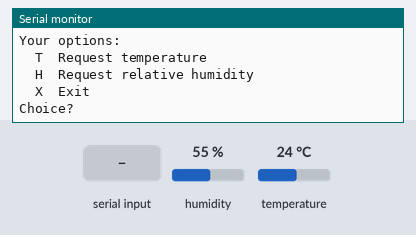
A sketch run on a simulated Arduino Uno, built with avr-gcc and run on an emulated ATmega328P. Parts: the last lines printed to the serial monitor. Inputs (shaded band) come from the test bench; at power-on: humidity 55 %, temperature 24 °C.

Above: at 1.2 s.
1.3 s: "T\n" received over Serial
At 1.7 s:
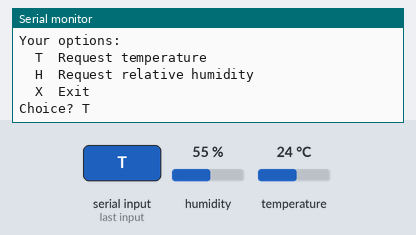
2.8 s: "H\n" received over Serial
At 4.0 s:
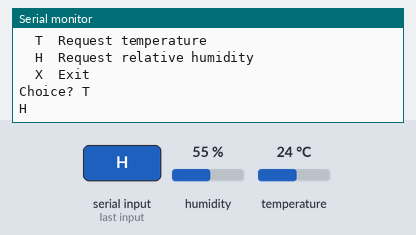
4.3 s: "?\n" received over Serial
At 5.2 s:
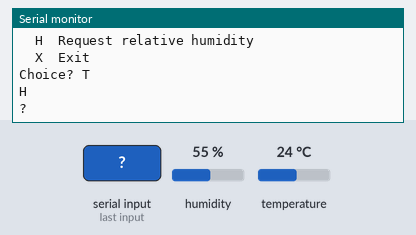
5.8 s: "X\n" received over Serial
At 6.4 s:
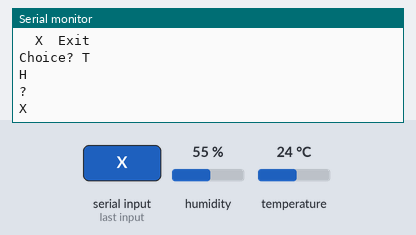
7.3 s: "1\n" received over Serial
At 8.7 s:
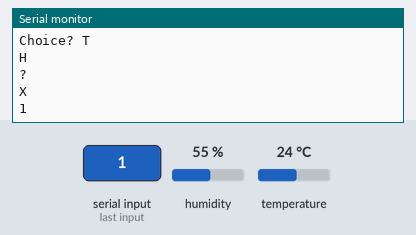

The sketch:

ETHOS-e_1.ino
```cpp
/*
  ***********************************************************************************
  *    This code was created by : Mina Waheeb
  *    Date created             : 2/04/2022
  *    Date last modified       : 2/17/2022
  *    modifications            :
  *
  ***********************************************************************************

  The Electronic Temperature & Humidity Observation System (ETHOS)

  ETHOS gathers temperature and relative humidity information using:
    -NodeMCU
    -Si7021
    -LCD backpack
    -external 5v power supply
    -PuTTy software for remote users

    ETHOS, the Electronic Temperature & Humidity Observation System.
    Gathers temperature and relative humidity information from
    an Si7021 I2C-based temperature-humidity sensor and continuously
    displays the results on an I2C-based 1602A 16x2LCD display.
    ETHOS gathers updated sensor information every 5s interval.
    ETHOS is also capable of providing temperature and humidity
    information to remote users interactively via RS232 (PuTTy)
*/
#include "Wire.h" // lib for I2C
#include "SparkFun_Si7021_Breakout_Library.h"  // lib for Si7021 Temp and Humid

/*************************************************************************************************
 *                              pre-dec for Si7021 Temp and Humid
**************************************************************************************************/
float humidity = 0; // humid float var
float tempf = 0;    // temp float var

Weather sensor;     // Instance of temp and humidity sensor
/*************************************************************************************************/

/**************************************************************************************************
 *                                        PuTTy setup
**************************************************************************************************/
char response;          // var for storing line char
char responseUpperCase; // var for storing upper case converted chars

char serialArray[100];  // array to detect \r or Enter key press
int arrayInc = 0;       // array incrementer

bool exitBit = 0;       // bool exit condition, if == 1 remote user selected 'X' Exit
void exit_puTTy();      // exit putty func is what changes the exitBit from 0 to 1
/**************************************************************************************************/

/***************************************************************************************************
 *                                    time interrupt setup
****************************************************************************************************/
unsigned long previousMillis = 0; // var for captering time passed
const long interval = 5000;       // var for determining time interval (5s here)
/***************************************************************************************************/

// setup
void setup()
{
  // **********open serial over USB at 9600 baud**********
  Serial.begin(9600);
  sensor.begin(); // Initialize the I2C sensors and ping them
  // *****************************************************

  puTTy_menu();   // Initialize PuTTY
}

// loop
void loop()
{
  // using built in time ISR
  unsigned long currentMillis = millis();

  // setting up condition to update sensor info every 5s
  if(currentMillis - previousMillis >= interval)
  {
    previousMillis = currentMillis; // updating time passed var

    getWeather();          // Get readings from all sensors
  }
  // if exitBit not triggered (aka remote did not press 'X' to Exit)
  // communicate with PuTTy, else exit PuTTy communication
  else if(exitBit != 1)
  {
    puTTy();
  }
  else{}
}
/*******************************************************************
********************************************************************
*                            $$functions$$
********************************************************************
*******************************************************************/
// Si7021 Temp and Humid weather function
void getWeather()
{
  humidity = sensor.getRH();    // Measure Relative Humidity
  tempf    = sensor.getTempF(); // Measure Temperature in F
}

// PuTTy menu function
void puTTy(void)
{
  // if serial communication avil
  if(Serial.available() > 0)
  {
    response = char(Serial.read());   // store char in var
    Serial.print(response);           // print the char typed
    response = toUpperCase(response); // store char as upperCase
    serialArray[arrayInc] = response; // store char in array
    arrayInc++;                       // inc array

    // if response equal \r -> ENTER key pressd
    if(response == '\r')
    {
      // dec array pointer twice
      arrayInc--;
      arrayInc--;

      // if and if else conditional statements below control
      // input response from and to remote user via PuTTy
      if(serialArray[arrayInc] == 'T' && arrayInc < 1)
      {
        Serial.print("\n\r");
        Serial.print("\n\rT: ");
        Serial.print(tempf,1);
        Serial.print("F");

        Serial.print("\n\n\rChoice? ");
        arrayInc = 0;
      }
      else if(serialArray[arrayInc] == 'H' && arrayInc < 1)
      {
        Serial.print("\n\r");
        Serial.print("\n\rH: ");
        Serial.print(humidity,0);
        Serial.print("%");

        Serial.print("\n\n\rChoice? ");
        arrayInc = 0;
      }
      else if(serialArray[arrayInc] == '?' && arrayInc < 1)
      {
        Serial.print("\n\n\r");
        puTTy_menu();
      }
      else if(serialArray[arrayInc] == 'X' && arrayInc < 1)
      {
        Serial.print("\n\r");
        Serial.print("\n\rGoodbye!");
        exit_puTTy();
      }
      else
      {
        Serial.print("\n\n\r");
        puTTy_menu();
      }
    }
  }
}

// PuTTy menu function responsible for printing ETHOS menu
void puTTy_menu()
{
  Serial.print("I'm awake!\n\r");
  Serial.print("\n\r");
  Serial.print("Your options:\n\r");
  Serial.print("  T  Request temperature\n\r");
  Serial.print("  H  Request relative humidity\n\r");
  Serial.print("  X  Exit\n\r");

  Serial.print("Choice? ");
  arrayInc = 0;
}

// PuTTy exit func responsible for flipping exit bit on Exit
void exit_puTTy()
{
  exitBit = 1;
}
```

Measured:
- after the input at 1.3 s, the serial monitor: prints a new line at once (image 1)
- after the input at 2.8 s, the serial monitor: prints a new line at once (image 2)
- after the input at 4.3 s, the serial monitor: prints a new line at once (image 3)
- after the input at 5.8 s, the serial monitor: prints a new line at once (image 4)
- after the input at 7.3 s, the serial monitor: prints a new line at once (image 5)
